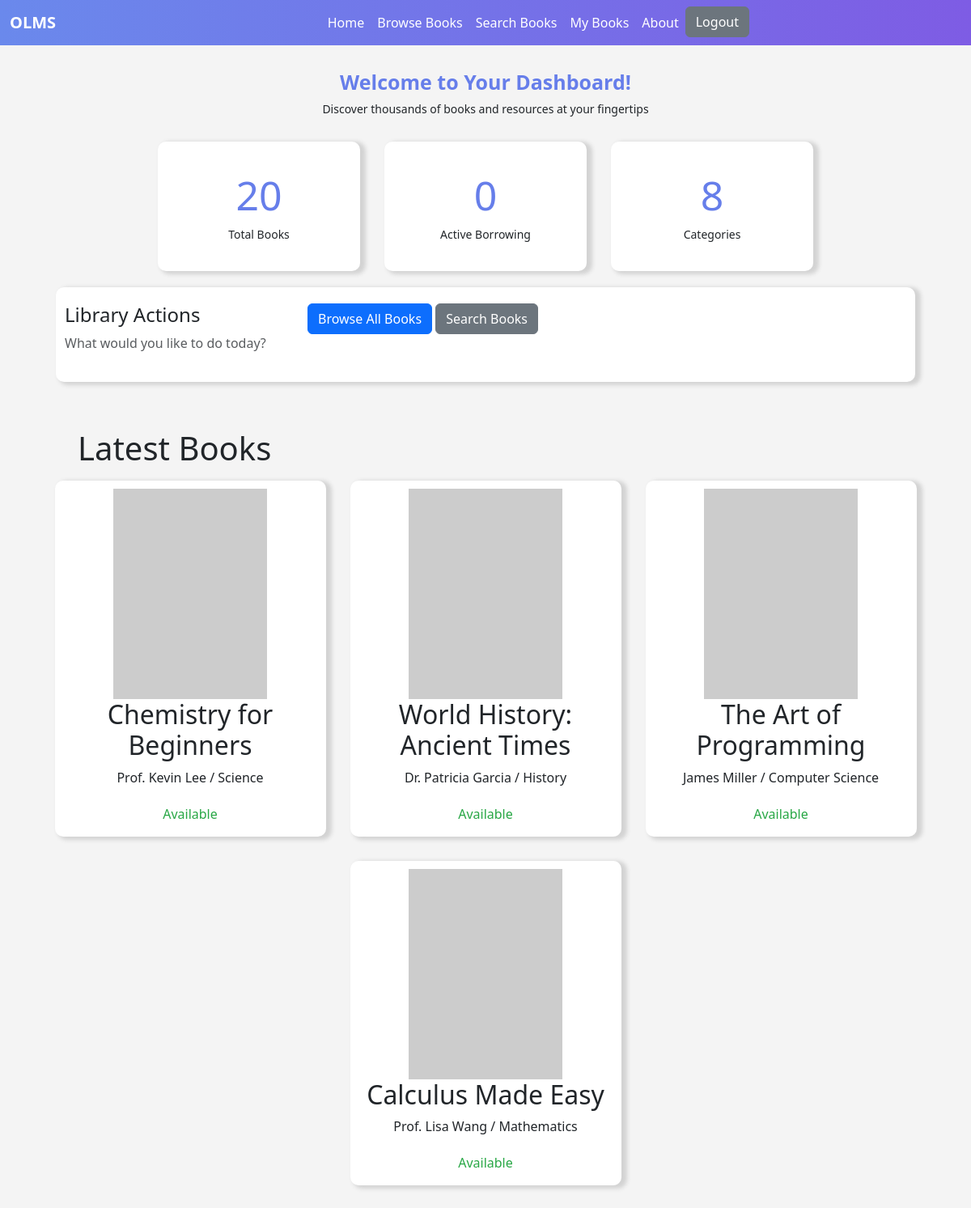
Screenshot of /dashboard/user_dashboard.php with the database file from the repository.
### tables this page shows
CREATE TABLE `books` (
  `id` int(11) NOT NULL AUTO_INCREMENT,
  `title` varchar(200) NOT NULL,
  `author` varchar(100) NOT NULL,
  `category` varchar(50) NOT NULL,
  `description` text,
  `cover` varchar(500) DEFAULT NULL,
  `quantity` int(11) DEFAULT 1,
  `created_at` timestamp DEFAULT CURRENT_TIMESTAMP,
  PRIMARY KEY (`id`)
);

### dashboard/user_dashboard.php (the view, shortened to what this page needs)
<?php
$totalBooks = 0;
$activeBorrow = 0;
$categories = 0;
$db_connected = false;
try {
    include("../database/config.php");
    $db_connected = true;
    $totalBooksQuery = "SELECT COUNT(*) as total FROM books";
    $totalBooksResult = mysqli_query($conn, $totalBooksQuery);
    if ($totalBooksResult) {
        $totalBooks = mysqli_fetch_assoc($totalBooksResult)['total'];
    }
    $categoriesQuery = "SELECT COUNT(DISTINCT category) as total_categories FROM books";
    $categoriesResult = mysqli_query($conn, $categoriesQuery);
    if ($categoriesResult) {
        $categories = mysqli_fetch_assoc($categoriesResult)['total_categories'];
    }
} catch (Exception $e) {
    $db_connected = false;
}
?>
<!DOCTYPE html>
<html lang="en">
  <head>
    <link rel="stylesheet" href="../asset/style.css" />
    <link
      href="https://cdn.jsdelivr.net/npm/bootstrap@5.3.0/dist/css/bootstrap.min.css"
      rel="stylesheet"
    />
  </head>
  <body class="user-dashboard">
<?php include("./user_header.php"); ?>
    <div class="user-dheading container">
      <h1 class="user-dtext">Welcome to Your Dashboard!</h1>
      <small class="user-hsmall-text"
        >Discover thousands of books and resources at your fingertips</small
      >
    </div>
    <div class="user-details-box">
      <div class="user-dMainBox">
        <div class="user-total-books">
          <div class="user-numbers">
            <h1><?php echo $db_connected ? $totalBooks : 'N/A'; ?></h1>
          </div>
          <small class="user-small-txt">Total Books</small>
        </div>
        <div class="user-borrowig">
          <div class="user-numbers">
            <h1><?php echo $db_connected ? $activeBorrow : 'N/A'; ?></h1>
          </div>
          <small class="user-small-txt">Active Borrowing</small>
        </div>
        <div class="user-books-categories">
          <div class="user-numbers">
            <h1><?php echo $db_connected ? $categories : 'N/A'; ?></h1>
          </div>
          <small class="user-small-txt">Categories</small>
        </div>
      </div>
    </div>
    <div class="user-search-box">
      <div class="user-internal-box">
        <div class="search box">
          <h4>Library Actions</h4>
          <p class="text-muted">What would you like to do today?</p>
        </div>
        <div class="user-srcbx-btn">
          <a href="browse_books.php" class="btn btn-primary">Browse All Books</a>
          <a href="search_books.php" class="btn btn-secondary">Search Books</a>
        </div>
      </div>
    </div>
    <div class="container-fluid col-11 ps-5 ms-5 mt-5">
      <h1>Latest Books</h1>
    </div>
    <div class="user-latest-book pt-2">
      <?php if ($db_connected): ?>
        <?php
        $recent_books_query = "SELECT * FROM books ORDER BY id DESC LIMIT 4";
        $recent_books_result = mysqli_query($conn, $recent_books_query);
        if ($recent_books_result && mysqli_num_rows($recent_books_result) > 0):
          while ($book = mysqli_fetch_assoc($recent_books_result)):
        ?>
        <div class="user-book-box">
          <img
            src="<?php echo !empty($book['cover']) ? $book['cover'] : 'https://via.placeholder.com/190x260?text=No+Cover'; ?>"
            height="260px"
            width="190px"
            alt="<?php echo htmlspecialchars($book['title']); ?>"
          />
          <h2><?php echo htmlspecialchars($book['title']); ?></h2>
          <p><?php echo htmlspecialchars($book['author'] . ' / ' . $book['category']); ?></p>
          <div class="user-avail">
            <h6><?php echo $book['quantity'] > 0 ? 'Available' : 'Out of Stock'; ?></h6>
          </div>
        </div>
        <?php
          endwhile;
        endif; ?>
      <?php endif; ?>
    </div>
  </body>
</html>

### asset/style.css (style rules this page uses)
* { padding: 0; margin: 0; box-sizing: border-box; }
html { height: 100%; }
body { min-height: 100%; display: flex; flex-direction: column; overflow-x: hidden; width: 100%; }
.user-dashboard { background-color: #f4f4f4; overflow-x: hidden; width: 100%; }
.user-dheading { margin: 0px; display: flex; width: 100%; margin-top: 30px; justify-content: center; flex-direction: column; }
.user-dheading > h1 { font-size: 25px; font-weight: 700; color: #667eea; text-align: center; }
.user-hsmall-text { text-align: center; }
.user-dMainBox { height: auto; width: auto; display: flex; justify-content: center; padding: 0px 30px 0px 30px; flex-wrap: wrap; margin-top:20px ; gap: 30px; max-width: 100%; overflow-x: hidden; }
.user-dMainBox > div { height: 160px; width: 250px; margin: 10px 0px 10px 0px; background-color: white; box-shadow: 5px 2px 5px 2px lightgray; border-radius: 10px; display: flex; justify-content: center; align-items: center; flex-direction: column; transition: transform 0.3s ease-in-out; }
.user-small-txt { text-align: center; }
.user-numbers >h1 { color: #667eea; font-size: 50px; }
.user-search-box { padding: 10px; display: flex; justify-content: center; }
.user-internal-box { height: auto; width: 90%; max-width: 1200px; display: flex; flex-direction: row; flex-wrap: wrap; gap: 0px; border-radius: 10px; background-color: white; box-shadow: 5px 2px 5px 2px lightgray; padding: 10px; margin: 0 auto; }
.user-internal-box > div { height: auto; width: 300px; max-width: 100%; padding: 10px 1px 10px 1px; }
.user-latest-book { display: flex; justify-content: center; flex-wrap: wrap; gap: 30px; padding: 60px; max-width: 100%; overflow-x: hidden; }
.user-book-box { border-radius: 10px; padding: 10px; width: 335px; height: auto; background-color: white; box-shadow: 5px 2px 5px 2px lightgray; transition: transform 0.3s ease-out; display: flex; justify-content: center; flex-direction: column; align-items: center; text-align: center; }
.user-avail { width: 100%; display: flex; justify-content: space-around; height: auto; color: #28a745; }
.user-avail>h6 { margin-top: 8px; }

### rows the page displays
books: title "Chemistry for Beginners", author+category "Prof. Kevin Lee / Science", quantity "Available"
books: title "World History: Ancient Times", author+category "Dr. Patricia Garcia / History", quantity "Available"
books: title "The Art of Programming", author+category "James Miller / Computer Science", quantity "Available"
books: title "Calculus Made Easy", author+category "Prof. Lisa Wang / Mathematics", quantity "Available"

### other values shown
$totalBooks "20"
$activeBorrow "0"
$categories "8"
